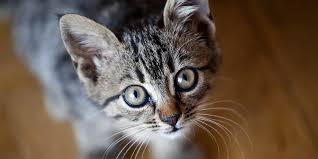
#> input picture Photos/cat.jpg, 318 x 159 px
$ python spaces.py
#> lines starting #> are read from the running program, lines starting #| are printed output that depends on the picture
import cv2 as cv
import matplotlib.pyplot as plt

img = cv.imread("Photos/cat.jpg")
#> img is the input picture: shape (159, 318, 3); mean B, G, R 75.4, 88.7, 105
cv.imshow("Cat", img)

plt.imshow(img)
plt.show()
gray = cv.cvtColor(img, cv.COLOR_BGR2GRAY)
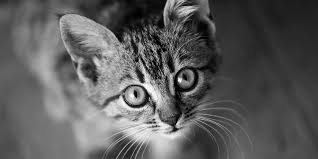
#> gray: shape (159, 318); min 0, max 255, mean 92.1
cv.imshow("Gray", gray)

# BGR to HSV
hsv = cv.cvtColor(img, cv.COLOR_BGR2HSV)
#> hsv: shape (159, 318, 3); mean H, S, V 46.7, 107.4, 108.7
cv.imshow("Hsv", hsv)

# BGR to l*a*b
lab = cv.cvtColor(img, cv.COLOR_BGR2LAB)
#> lab: shape (159, 318, 3); mean of channels 0, 1, 2 97.9, 134, 138.8
cv.imshow("lab", lab)

# BGR to RGB
rgb = cv.cvtColor(img, cv.COLOR_BGR2RGB)
cv.imshow("RGB", rgb)

# HSV to BGR
hsv_bgr = cv.cvtColor(img, cv.COLOR_HSV2BGR)
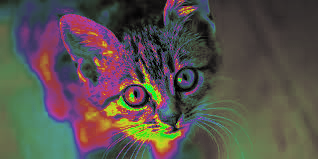
#> hsv_bgr: shape (159, 318, 3); mean B, G, R 76.9, 80.9, 88.6
cv.imshow("HSV to BGR", hsv_bgr)


cv.waitKey(0)

$ run again, with Photos/man.jpg copied over Photos/cat.jpg
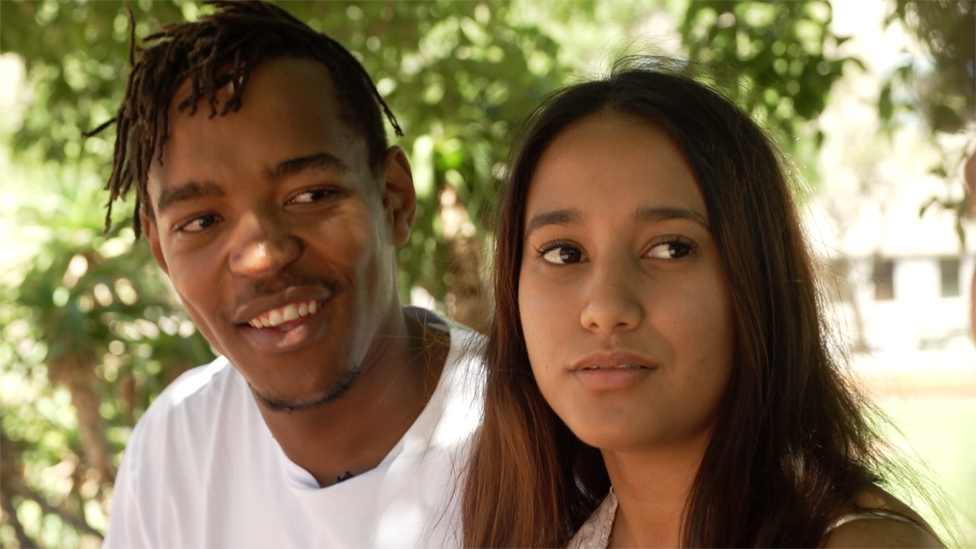
#> input picture Photos/man.jpg, 976 x 549 px
#> img is the input picture: shape (549, 976, 3); mean B, G, R 86.8, 118.4, 134.5
#> `gray = cv.cvtColor(img, cv.COLOR_BGR2GRAY)`:
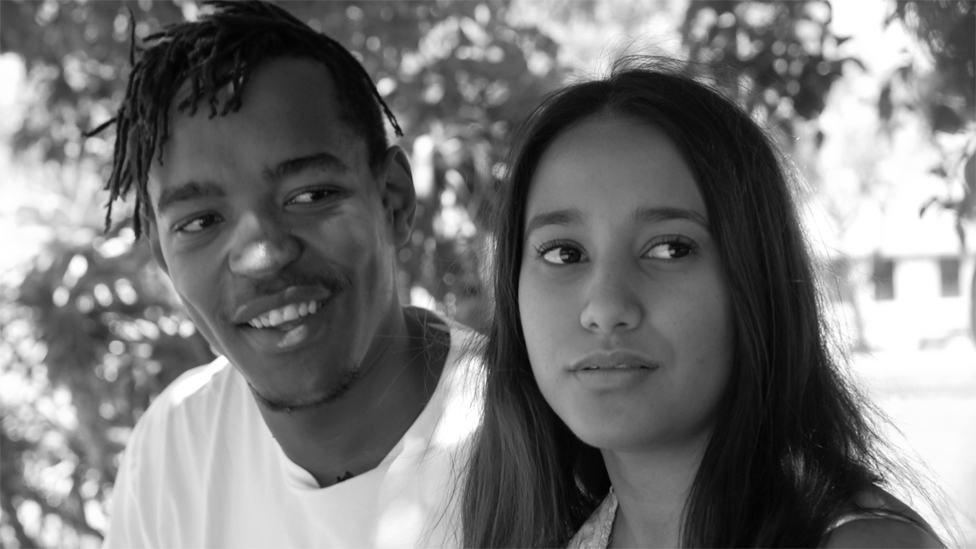
#> gray: shape (549, 976); min 1, max 255, mean 119.6
#> hsv: shape (549, 976, 3); mean H, S, V 23.4, 120.9, 136.6
#> lab: shape (549, 976, 3); mean of channels 0, 1, 2 125.4, 130.4, 148
#> `hsv_bgr = cv.cvtColor(img, cv.COLOR_HSV2BGR)`:
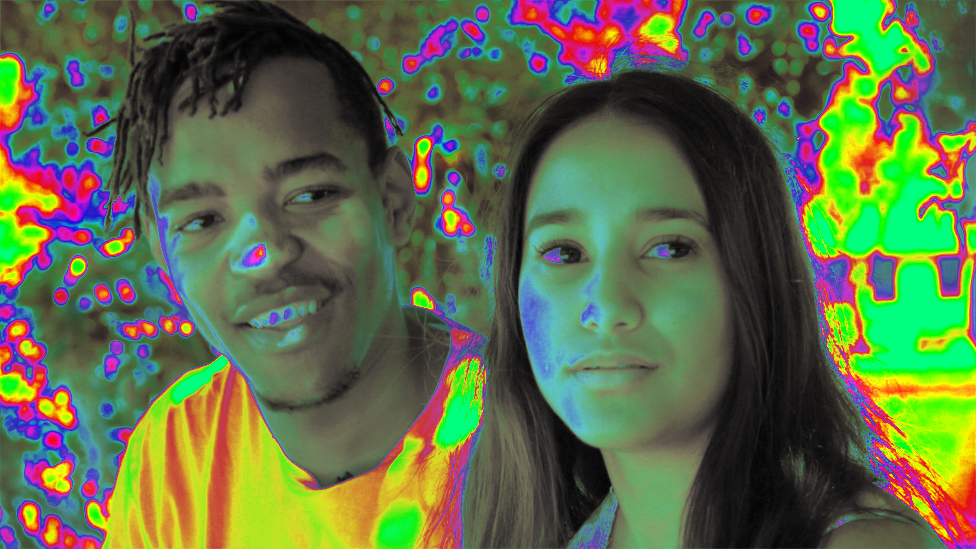
#> hsv_bgr: shape (549, 976, 3); mean B, G, R 73.3, 109.5, 94.6

$ run again, with Photos/people.jpg copied over Photos/cat.jpg
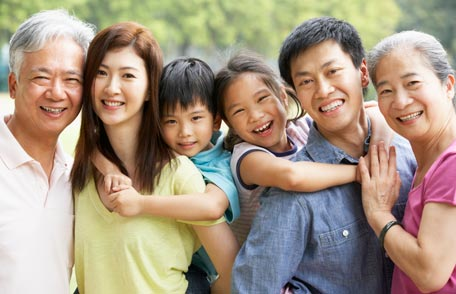
#> input picture Photos/people.jpg, 456 x 294 px
#> img is the input picture: shape (294, 456, 3); mean B, G, R 130.7, 149.3, 165.8
#> `gray = cv.cvtColor(img, cv.COLOR_BGR2GRAY)`:
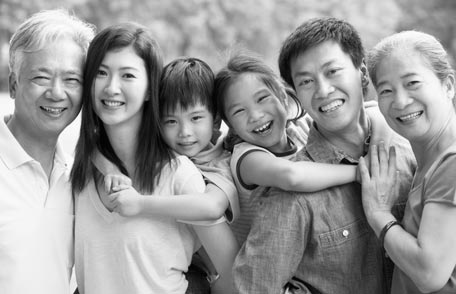
#> gray: shape (294, 456); min 0, max 255, mean 152.1
#> hsv: shape (294, 456, 3); mean H, S, V 47.2, 80.4, 173.1
#> lab: shape (294, 456, 3); mean of channels 0, 1, 2 158.6, 132.2, 140.4
#> `hsv_bgr = cv.cvtColor(img, cv.COLOR_HSV2BGR)`:
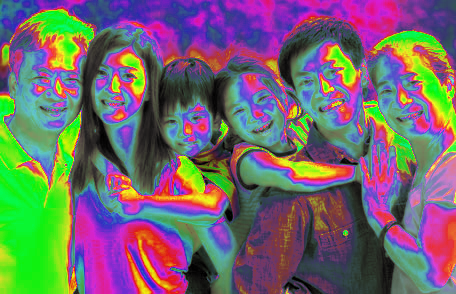
#> hsv_bgr: shape (294, 456, 3); mean B, G, R 108.1, 104.4, 113.1
